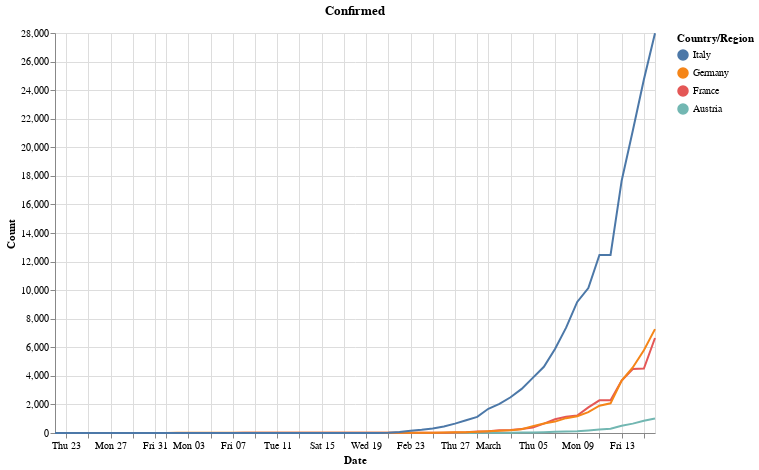

Notebook code cell kept with this figure:
### Code cell
Csse_covid19.Confirmed.alt_plot(['France','Germany', 'Austria', 'Italy'], sort_legend=True)

### Figure 1 — Vega-Lite specification as saved in the notebook (floating-point values rounded to 4 significant figures; data arrays with more than 128 entries replaced by an {"elided": "..."} marker saying what was removed)
{"config": {"view": {"continuousWidth": 400, "continuousHeight": 300}}, "layer": [{"mark": "line", "encoding": {"color": {"type": "nominal", "field": "Country/Region", "sort": ["Italy", "Germany", "France", "Austria"]}, "x": {"type": "temporal", "field": "Date"}, "y": {"type": "quantitative", "field": "Count"}}, "title": "Confirmed"}, {"mark": "point", "encoding": {"opacity": {"value": 0}, "x": {"type": "temporal", "field": "Date"}}, "selection": {"selector002": {"type": "single", "nearest": true, "on": "mouseover", "fields": ["Date"], "empty": "none"}}}, {"mark": "point", "encoding": {"color": {"type": "nominal", "field": "Country/Region", "sort": ["Italy", "Germany", "France", "Austria"]}, "opacity": {"condition": {"value": 1, "selection": "selector002"}, "value": 0}, "x": {"type": "temporal", "field": "Date"}, "y": {"type": "quantitative", "field": "Count"}}, "title": "Confirmed"}, {"mark": {"type": "rule", "color": "gray"}, "encoding": {"x": {"type": "temporal", "field": "Date"}}, "transform": [{"filter": {"selection": "selector002"}}]}, {"mark": {"type": "text", "align": "left", "dx": 5, "dy": -5}, "encoding": {"color": {"type": "nominal", "field": "Country/Region", "sort": ["Italy", "Germany", "France", "Austria"]}, "text": {"condition": {"type": "quantitative", "field": "Count", "selection": "selector002"}, "value": " "}, "x": {"type": "temporal", "field": "Date"}, "y": {"type": "quantitative", "field": "Count"}}, "title": "Confirmed"}], "data": {"name": "data-88dfde3ade28f2e5fe9e9c8ce4d2dbc8"}, "height": 400, "width": 600, "$schema": "https://vega.github.io/schema/vega-lite/v4.0.2.json", "datasets": {"data-88dfde3ade28f2e5fe9e9c8ce4d2dbc8": {"elided": "220 records"}}}
